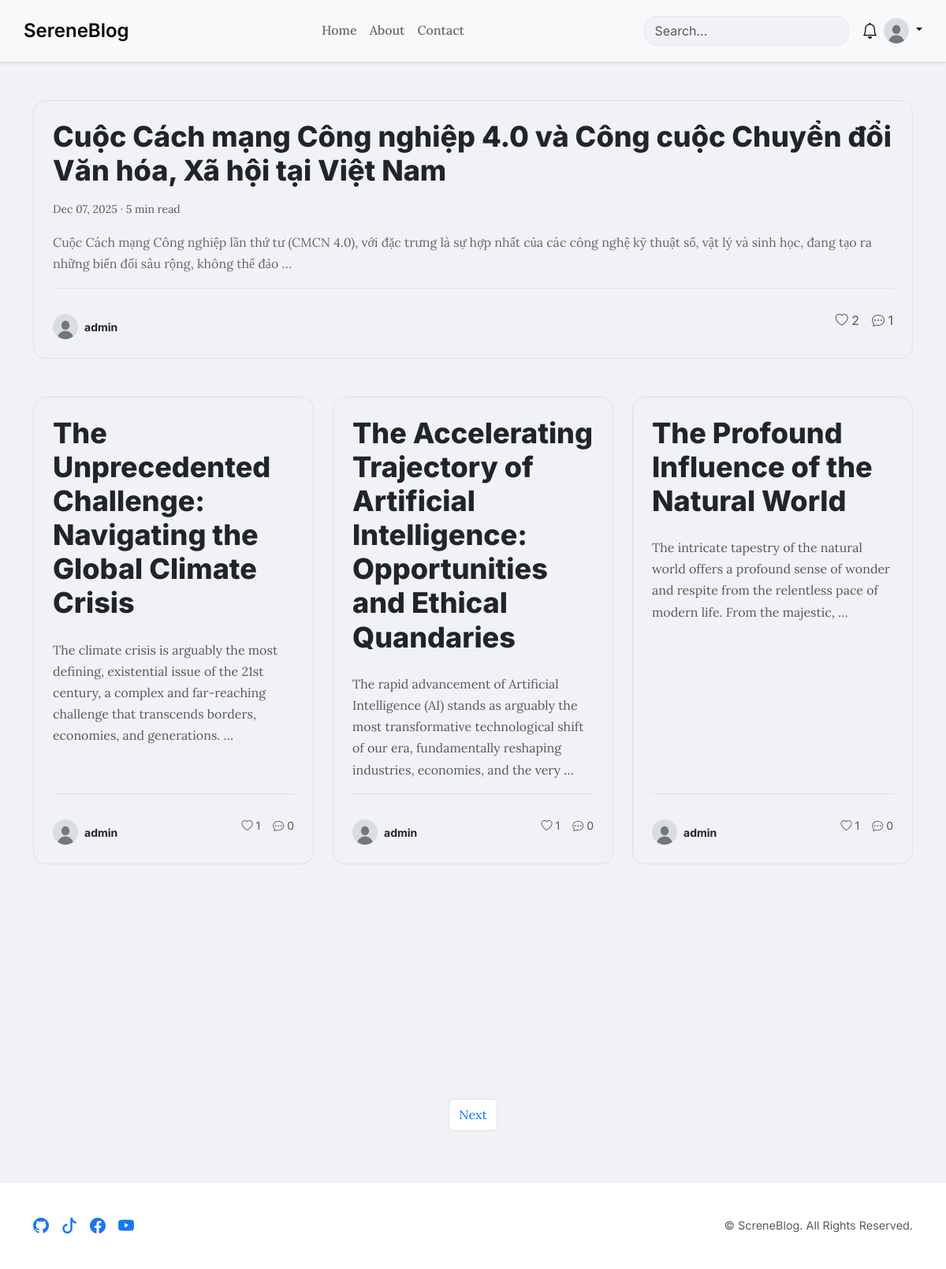
The app's page / (signed in) with its own data.
### blog/models.py (models this page shows, shortened)
class Profile(models.Model):
    user = models.OneToOneField(User, on_delete=models.CASCADE, related_name='profile')
    bio = models.TextField(max_length=500, blank=True)
    avatar = models.ImageField(default='profile_pics/default.jpg', upload_to='profile_pics')
    avatar_thumbnail = ImageSpecField(source='avatar',
                                      processors=[ResizeToFill(150, 150)],
                                      format='JPEG',
                                      options={'quality': 90})

class Post(models.Model):
    author = models.ForeignKey(settings.AUTH_USER_MODEL, on_delete=models.CASCADE, related_name='blog_posts')
    title = models.CharField(max_length=255)
    slug = models.SlugField(max_length=250)
    attachment = models.FileField(upload_to='attachments/%Y/%m/%d/', blank=True, null=True, verbose_name="Attachment/Image")
    content = models.TextField()
    thumbnail = ImageSpecField(source='attachment',
                               processors=[ResizeToFill(400, 250)],
                               format='JPEG',
                               options={'quality': 80})
    created = models.DateTimeField(auto_now_add=True)
    viewer = models.IntegerField(default=0)
    likes = models.PositiveIntegerField(default=0, verbose_name="Likes")
    liked_by = models.ManyToManyField(settings.AUTH_USER_MODEL, related_name='liked_posts', blank=True)
    tags = TaggableManager()
    @property
    def is_image(self):
        if not self.attachment:
            return False
        image_extensions = ['.jpg', '.jpeg', '.png', '.gif', '.webp', '.bmp']
        return any(self.attachment.name.lower().endswith(ext) for ext in image_extensions)

### blog/views.py (the view)
# urls.py: path('', views.index, name='home'),
def index(request):
    all_posts = Post.objects.select_related('author').filter(created__lte=timezone.now()).order_by('-created')
    one_week_ago = timezone.now() - timedelta(days=7)
    featured_post = Post.objects.filter(created__gte=one_week_ago).order_by('-likes', '-created').first()
    if not featured_post:
        featured_post = all_posts.first()
    other_posts_list = all_posts.exclude(pk=featured_post.pk) if featured_post else all_posts
    paginator = Paginator(other_posts_list, 4) # 4 bài viết thường mỗi trang
    page_number = request.GET.get('page')
    posts = paginator.get_page(page_number)
    context = {
        'featured_post': featured_post,
        'posts': posts
    }
    return render(request, 'blog/index.html', context)

### blog/templates/blog/index.html (shortened to what this page needs)
{% extends 'base.html' %}
{% load blog_extras %}
{% block content %}
    {% if featured_post %}
        <div class="mb-5 animate-on-scroll zoom-in">
            {% if featured_post.is_image %}
                <article class="post-card">
                    <div class="row g-0">
                        <div class="col-lg-7">
                            <div class="post-card-image-container">
                                <a href="{% url 'blog:post_detail' featured_post.slug %}">
                                    <img src="{{ featured_post.thumbnail.url }}" class="card-img-top rounded-start" alt="{{ featured_post.title }}" style="aspect-ratio: 16/9; height: 100%;">
                                </a>
                            </div>
                        </div>
                        <div class="col-lg-5 d-flex flex-column">
                            <div class="card-body p-4">
                                <h2 class="post-title" style="font-size: 1.75rem;"><a href="{% url 'blog:post_detail' featured_post.slug %}">{{ featured_post.title }}</a></h2>
                                <p class="card-text text-body-secondary small mb-3">{{ featured_post.created|date:"M d, Y" }} &middot; {{ featured_post.content|striptags|reading_time }} min read</p>
                                <p class="card-text flex-grow-1">{{ featured_post.content|striptags|truncatewords:30 }}</p>
                                <div class="post-card-author">
                                    <a href="{% url 'blog:public_user_profile' featured_post.author.username %}">
                                        <img src="{{ featured_post.author.profile.avatar_thumbnail.url }}" alt="{{ featured_post.author.username }}">
                                    </a>
                                    <div>
                                        <a href="{% url 'blog:public_user_profile' featured_post.author.username %}" class="text-decoration-none text-body fw-bold small">{{ featured_post.author.username }}</a>
                                    </div>
                                </div>
                            </div>
                            <div class="card-footer">
                                <a href="{% url 'blog:post_detail' featured_post.slug %}" class="btn btn-sm btn-primary">Read More <i class="bi bi-arrow-right"></i></a>
                                <div class="d-flex align-items-center gap-3 text-body-secondary">
                                    <span><i class="bi bi-heart-fill"></i> {{ featured_post.likes }}</span>
                                    <span><i class="bi bi-chat-dots-fill"></i> {{ featured_post.comments.count }}</span>
                                </div>
                            </div>
                        </div>
                    </div>
                </article>
            {% else %}
                <article class="post-card-text-only d-flex flex-column">
                    <h2 class="post-title mb-3"><a href="{% url 'blog:post_detail' featured_post.slug %}" class="text-decoration-none text-body">{{ featured_post.title }}</a></h2>
                    <p class="card-text text-body-secondary small mb-3">{{ featured_post.created|date:"M d, Y" }} &middot; {{ featured_post.content|striptags|reading_time }} min read</p>
                    <p class="card-text flex-grow-1">{{ featured_post.content|striptags|truncatewords:40 }}</p>
                    <div class="card-footer d-flex justify-content-between align-items-center">
                        <div class="post-card-author">
                             <a href="{% url 'blog:public_user_profile' featured_post.author.username %}"><img src="{{ featured_post.author.profile.avatar_thumbnail.url }}" alt="{{ featured_post.author.username }}"></a>
                             <div><a href="{% url 'blog:public_user_profile' featured_post.author.username %}" class="text-decoration-none text-body fw-bold small">{{ featured_post.author.username }}</a></div>
                        </div>
                         <div class="d-flex align-items-center gap-3 text-body-secondary">
                            <span><i class="bi bi-heart"></i> {{ featured_post.likes }}</span>
                            <span><i class="bi bi-chat-dots"></i> {{ featured_post.comments.count }}</span>
                        </div>
                    </div>
                </article>
            {% endif %}
        </div>
    {% endif %}
    <div class="row row-cols-1 row-cols-md-2 row-cols-lg-3 g-4">
        {% for post in posts %}
            <div class="col animate-on-scroll zoom-in">
                {% if post.is_image %}
                    <article class="post-card">
                        <div class="post-card-image-container">
                            <a href="{% url 'blog:post_detail' post.slug %}"><img src="{{ post.thumbnail.url }}" alt="{{ post.title }}" class="card-img-top"></a>
                        </div>
                        <div class="card-body">
                            <h3 class="post-title"><a href="{% url 'blog:post_detail' post.slug %}">{{ post.title }}</a></h3>
                            <p class="card-text flex-grow-1 text-body-secondary mt-2">{{ post.content|striptags|truncatewords:15 }}</p>
                            <div class="post-card-author">
                                <a href="{% url 'blog:public_user_profile' post.author.username %}"><img src="{{ post.author.profile.avatar_thumbnail.url }}" alt="{{ post.author.username }}"></a>
                                <div>
                                    <a href="{% url 'blog:public_user_profile' post.author.username %}" class="text-decoration-none text-body fw-bold small">{{ post.author.username }}</a>
                                    <div class="text-body-secondary small">{{ post.created|date:"M d, Y" }}</div>
                                </div>
                            </div>
                        </div>
                        <div class="card-footer text-body-secondary">
                            <span><i class="bi bi-clock"></i> {{ post.content|striptags|reading_time }} min read</span>
                            <div class="d-flex align-items-center gap-3">
                                <span><i class="bi bi-heart"></i> {{ post.likes }}</span>
                                <span><i class="bi bi-chat-dots"></i> {{ post.comments.count }}</span>
                            </div>
                        </div>
                    </article>
                {% else %}
                    <article class="post-card-text-only">
                        <h3 class="post-title"><a href="{% url 'blog:post_detail' post.slug %}" class="text-decoration-none text-body">{{ post.title }}</a></h3>
                        <p class="card-text flex-grow-1 text-body-secondary my-3">{{ post.content|striptags|truncatewords:25 }}</p>
                        <div class="card-footer d-flex justify-content-between align-items-center">
                            <div class="post-card-author">
                                <a href="{% url 'blog:public_user_profile' post.author.username %}"><img src="{{ post.author.profile.avatar_thumbnail.url }}" alt="{{ post.author.username }}"></a>
                                <div><a href="{% url 'blog:public_user_profile' post.author.username %}" class="text-decoration-none text-body fw-bold small">{{ post.author.username }}</a></div>
                            </div>
                            <div class="d-flex align-items-center gap-3 text-body-secondary small">
                                <span><i class="bi bi-heart"></i> {{ post.likes }}</span>
                                <span><i class="bi bi-chat-dots"></i> {{ post.comments.count }}</span>
                            </div>
                        </div>
                    </article>
                {% endif %}
            </div>
        {% empty %}
            {% if not featured_post %}
            <div class="alert alert-secondary animate-on-scroll">No posts have been published yet. Be the first to <a href="{% url 'blog:post_create' %}" class="alert-link">create one</a>!</div>
            {% endif %}
        {% endfor %}
    </div>
    {% if posts.has_other_pages %}
    <nav aria-label="Page navigation" class="mt-5">
        <ul class="pagination justify-content-center">
            {% if posts.has_next %}
                <li class="page-item"><a class="page-link" href="?page={{ posts.next_page_number }}">Next</a></li>
            {% endif %}
        </ul>
    </nav>
    {% endif %}
{% endblock %}

### blog/templates/base.html (shortened to what this page needs)
{% load static %}
{% load compress %}
<!DOCTYPE html>
<html lang="en">
<head>
    <link href="https://cdn.jsdelivr.net/npm/bootstrap@5.3.3/dist/css/bootstrap.min.css" rel="stylesheet">
    <link rel="stylesheet" href="https://cdn.jsdelivr.net/npm/bootstrap-icons@1.11.3/font/bootstrap-icons.min.css">
    {% compress css %}
        <link rel="stylesheet" href="{% static 'blog/css/style.css' %}">
    {% endcompress %}
</head>
<body>
    {% block header %}
    <header class="sticky-top py-2 bg-body-tertiary border-bottom shadow-sm">
        <nav class="container navbar navbar-expand-lg align-items-center">
            <a class="navbar-brand" href="{% url 'blog:home' %}">SereneBlog</a>
            <div class="collapse navbar-collapse" id="navbarNav">
                <ul class="navbar-nav mx-auto mb-2 mb-lg-0">
                    <li class="nav-item"><a class="nav-link px-2" href="{% url 'blog:home' %}">Home</a></li>
                    <li class="nav-item"><a class="nav-link px-2" href="{% url 'blog:about' %}">About</a></li>
                    <li class="nav-item"><a class="nav-link px-2" href="{% url 'blog:contact' %}">Contact</a></li>
                </ul>
                <form class="d-flex me-3 position-relative" role="search" method="get" action="{% url 'blog:search' %}">
                    <input id="liveSearchInput" class="form-control" type="search" name="q" placeholder="Search..." aria-label="Search">
                </form>
                {% if user.is_authenticated %}
                <div class="dropdown text-end me-2">
                    <a href="#" class="d-block link-body-emphasis text-decoration-none" data-bs-toggle="dropdown" aria-expanded="false" aria-label="Notifications">
                        <i class="bi bi-bell fs-5"></i>
                    </a>
                </div>
                {% endif %}
                 <div class="d-flex align-items-center">
                    <div class="dropdown text-end">
                        {% if user.is_authenticated and user.profile.avatar %}
                        <a href="#" class="d-block link-body-emphasis text-decoration-none dropdown-toggle" data-bs-toggle="dropdown" aria-expanded="false" aria-label="User menu">
                            <img src="{{ user.profile.avatar_thumbnail.url }}" alt="{{ user.username }}'s avatar" width="32" height="32" class="rounded-circle">
                        </a>
                        {% endif %}
                    </div>
                </div>
            </div>
        </nav>
    </header>
    {% endblock %}
    {% block main_content %}
        <main class="container my-5">
            <div class="content-wrapper">
                {% block content %}{% endblock %}
            </div>
        </main>
    {% endblock main_content %}
    {% block footer %}
    <div class="toast-container position-fixed bottom-0 end-0 p-3">
    </div>
    {% include 'blog/_footer.html' %}
    {% endblock %}
</body>
</html>

### records on screen
Post: title "Cuộc Cách mạng Công nghiệp 4.0 và Công cuộc Chuyển đổi Văn hóa, Xã hội tại Việt Nam", created "Dec 07, 2025", content|reading_time "5", content "Cuộc Cách mạng Công nghiệp lần thứ tư (CMCN 4.0), với đặc trưng là sự hợp nhất của các công nghệ kỹ thuật số, vật lý và sinh học, đang tạo ra những biến đổi sâu rộng, không thể đảo …", author.profile.avatar_thumbnail (placeholder picture), author.username "admin", likes "2", comments.count "1"
Post: title "The Unprecedented Challenge: Navigating the Global Climate Crisis", content "The climate crisis is arguably the most defining, existential issue of the 21st century, a complex and far-reaching challenge that transcends borders, economies, and generations. …", author.profile.avatar_thumbnail (placeholder picture), author.username "admin", likes "1", comments.count "0"
Post: title "The Accelerating Trajectory of Artificial Intelligence: Opportunities and Ethical Quandaries", content "The rapid advancement of Artificial Intelligence (AI) stands as arguably the most transformative technological shift of our era, fundamentally reshaping industries, economies, and the very …", author.profile.avatar_thumbnail (placeholder picture), author.username "admin", likes "1", comments.count "0"
Post: title "The Profound Influence of the Natural World", content "The intricate tapestry of the natural world offers a profound sense of wonder and respite from the relentless pace of modern life. From the majestic, …", author.profile.avatar_thumbnail (placeholder picture), author.username "admin", likes "1", comments.count "0"
